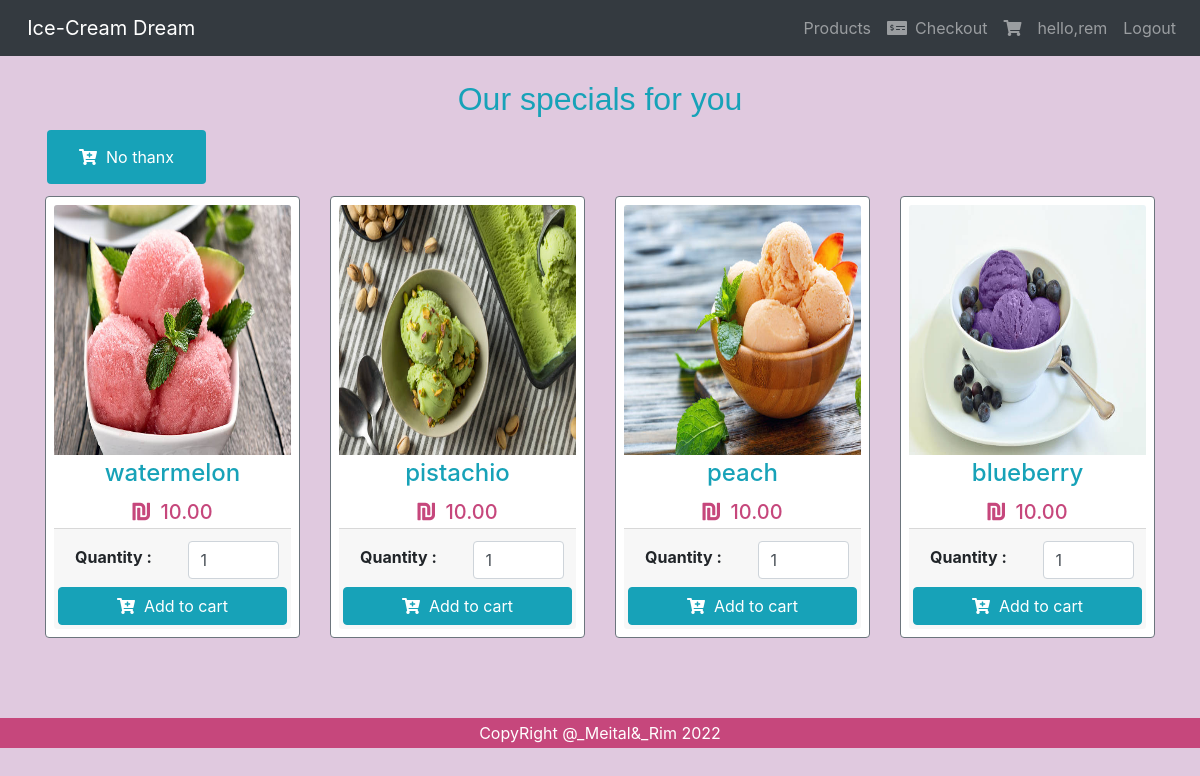
Page /specials.php (signed in) on the committed database.
### tables this page shows
CREATE TABLE `product` (
  `id` int(11) NOT NULL,
  `product_name` varchar(255) NOT NULL,
  `product_price` varchar(100) NOT NULL,
  `product_qty` int(11) NOT NULL DEFAULT 1,
  `stock_qty` int(11) NOT NULL,
  `product_image` varchar(255) NOT NULL,
  `product_code` varchar(50) NOT NULL
);

### specials.php (the view, shortened to what this page needs)
<!DOCTYPE html>
<html lang="en">
<head>
  <link rel='stylesheet' href='https://cdnjs.cloudflare.com/ajax/libs/twitter-bootstrap/4.5.2/css/bootstrap.min.css' />
  <link rel='stylesheet' href='https://cdnjs.cloudflare.com/ajax/libs/font-awesome/5.9.0/css/all.min.css' />
</head>
<body style="background-color:rgb(224, 201, 223);" >
<nav class="navbar navbar-expand-md bg-dark navbar-dark">
    <a class="navbar-brand" href="ice.php"></i>&nbsp;&nbsp;Ice-Cream Dream</a>
    <div class="collapse navbar-collapse" id="collapsibleNavbar">
      <ul class="navbar-nav ml-auto">
        <li class="nav-item">
          <a class="nav-link " href="products.php"></i>Products</a>
        </li>
        <li class="nav-item">
          <a class="nav-link" href="checkout.php"><i class="fas fa-money-check-alt mr-2"></i>Checkout</a>
        </li>
        <li class="nav-item">
          <a class="nav-link" href="orders.php"><i class="fas fa-shopping-cart"></i> <span id="cart-item" class="badge badge-danger"></span></a>
        </li>
        <li class="nav-item">
           <?php  if (isset($_SESSION['id']) && isset($_SESSION['user_name'])) : echo '<a class="nav-link" >hello,' , $_SESSION['name'],'</a>' ?>
           <li class="nav-item">
          <a class="nav-link" href="logout.php"></i>Logout </a>
        </li>
         <?php else : ?>
         <a class="nav-link"  href="login.php"></i>Login</a> <?php endif; ?></a>
        </li>
      </ul>
    </div>
  </nav>
               <div class="container">
               <br>
                <div id="message"> <h2 style="color: rgb(23, 162, 184);text-align:center;font-family: Cursive, Cursive, sans-serif;">Our specials for you</h2></div>
                <a href="Products.php" class="button"><i class="fas fa-cart-plus" ></i>&nbsp;&nbsp;No thanx</a>
                <br>
                <div class="row mt-2 pb-3">
                  <?php
                    include 'config.php';
                    $stmt = $conn->prepare('SELECT * FROM product WHERE id > 12');
                    $stmt->execute();
                    $result = $stmt->get_result();
                    while ($row = $result->fetch_assoc()):
                  ?>
                  <div class="col-sm-6 col-md-4 col-lg-3 mb-2">
                    <div class="card-deck">
                      <div class="card p-2 border-secondary mb-2">
                        <img src="<?= $row['product_image'] ?>" class="card-img-top" height="250">
                        <div class="card-body p-1">
                          <h4 class="card-title text-center text-info"><?= $row['product_name'] ?></h4>
                          <h5 class="card-text text-center " style="color:rgb(198, 71, 124,1)"><i class="fas fa-shekel-sign"></i>&nbsp;&nbsp;<?= number_format($row['product_price'],2) ?></h5>
                        </div>
                        <div class="card-footer p-1">
                          <form action="" class="form-submit">
                            <div class="row p-2">
                              <div class="col-md-6 py-1 pl-4">
                                <b>Quantity : </b>
                              </div>
                              <div class="col-md-6">
                                <input type="number"  min="1" class="form-control pqty" value="<?= $row['product_qty'] ?>">
                              </div>
                            </div>
                            <button class="btn btn-info btn-block addItemBtn"><i class="fas fa-cart-plus"></i>&nbsp;&nbsp;Add to
                              cart</button>
                          </form>
                        </div>
                      </div>
                    </div>
                  </div>
                  <?php endwhile; ?>
                </div>
              </div>
<br><br>
<footer>
 <a >CopyRight @_Meital&_Rim 2022</a>
</footer>
  </body>
</html>

### specials.php (style rules this page uses)
footer { text-align: center; padding: 3px; background-color:rgb(198, 71, 124,1) ; color: white; bottom: 0; width: 100%; }
.button { background-color: rgb(23, 162, 184); color: white; padding: 15px 32px; text-align: center; text-decoration: none; display: inline-block; font-size: 16px; margin: 4px 2px; border-radius: 4px; }

### rows in the picture
product: product_image (picture), product_name "watermelon", product_price "10.00", product_qty "1"
product: product_image (picture), product_name "pistachio", product_price "10.00", product_qty "1"
product: product_image (picture), product_name "peach", product_price "10.00", product_qty "1"
product: product_image (picture), product_name "blueberry", product_price "10.00", product_qty "1"

### other values in the picture
$_SESSION['name'] "rem"
